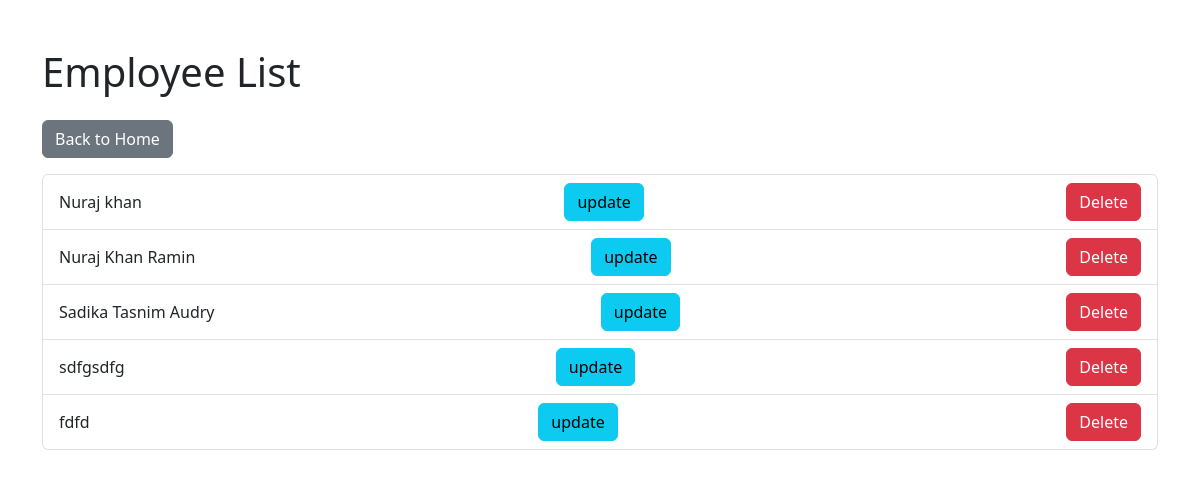
/employees/, run on the app's committed database.
### employees/models.py (models this page shows, shortened)
class Employee(models.Model):
    name = models.CharField(max_length=100)
    address = models.CharField(max_length=255)
    phone_number = models.CharField(max_length=15)
    salary = models.DecimalField(max_digits=10, decimal_places=2)
    designation = models.CharField(max_length=100)
    short_description = models.TextField()

### employees/views.py (the view)
# urls.py: path('employees/', employee_list, name='employee_list'),
def employee_list(request):
    employees = Employee.objects.all()
    return render(request, 'employee_list.html', {'employees': employees})

### employees/templates/employee_list.html (shortened to what this page needs)
<!DOCTYPE html>
<html lang="en">
  <head>
    <link
      href="https://cdn.jsdelivr.net/npm/bootstrap@5.3.3/dist/css/bootstrap.min.css"
      rel="stylesheet"
    />
  </head>
  <body>
    <div class="container mt-5">
      <h1 class="mb-4">Employee List</h1>
      <a href="{% url 'home' %}" class="btn btn-secondary mb-3">Back to Home</a>
      <ul class="list-group">
        {% for employee in employees %}
        <li
          class="list-group-item d-flex justify-content-between align-items-center"
        >
          {{ employee.name }}
          <a href="{% url 'update_employee' employee.pk %}" class="btn btn-info"
            >update</a
          >
          <a
            href="{% url 'delete_employee' employee.pk %}"
            class="btn btn-danger"
            >Delete</a
          >
        </li>
        {% empty %}
        <li class="list-group-item">No employees found.</li>
        {% endfor %}
      </ul>
    </div>
  </body>
</html>
<!DOCTYPE html>
<html lang="en">
  <head>
    <link
      href="https://cdn.jsdelivr.net/npm/bootstrap@5.3.3/dist/css/bootstrap.min.css"
      rel="stylesheet"
    />
  </head>
  <body>
  </body>
</html>

### data on the page
Employee: name "Nuraj khan"
Employee: name "Nuraj Khan Ramin"
Employee: name "Sadika Tasnim Audry"
Employee: name "sdfgsdfg"
Employee: name "fdfd"
